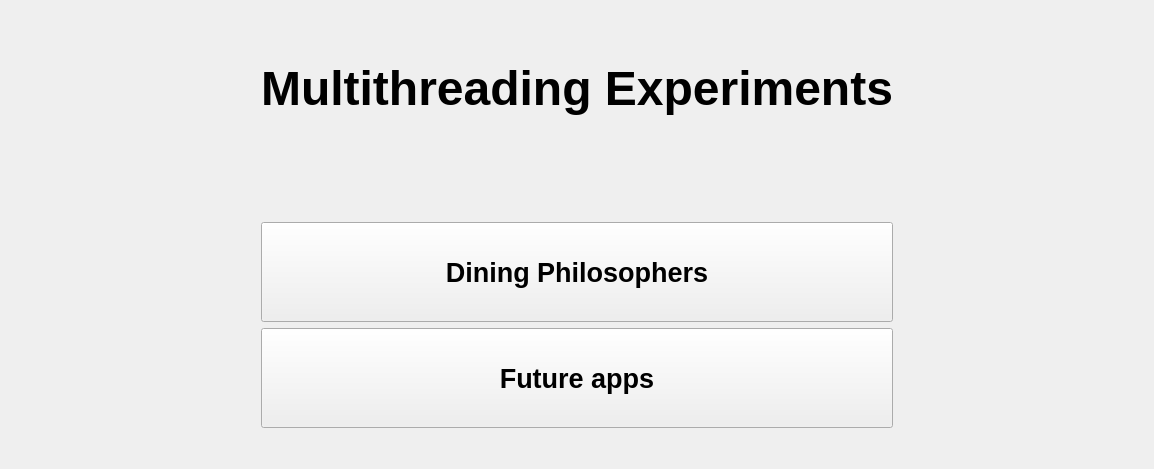
     <widget class="QWidget" name="pageMainMenu">
      <layout class="QVBoxLayout" name="verticalLayout">
       <item>
        <layout class="QVBoxLayout" name="verticalLayoutMainPage">
         <property name="leftMargin">
          <number>250</number>
         </property>
         <property name="topMargin">
          <number>10</number>
         </property>
         <property name="rightMargin">
          <number>250</number>
         </property>
         <property name="bottomMargin">
          <number>10</number>
         </property>
         <item>
          <spacer name="verticalSpacer_4">
           <property name="orientation">
            <enum>Qt::Orientation::Vertical</enum>
           </property>
           <property name="sizeHint" stdset="0">
            <size>
             <width>20</width>
             <height>40</height>
            </size>
           </property>
          </spacer>
         </item>
         <item>
          <widget class="QLabel" name="LableainPageTitle">
           <property name="minimumSize">
            <size>
             <width>0</width>
             <height>0</height>
            </size>
           </property>
           <property name="font">
            <font>
             <family>Ubuntu</family>
             <pointsize>36</pointsize>
             <bold>true</bold>
            </font>
           </property>
           <property name="text">
            <string>Multithreading Experiments</string>
           </property>
           <property name="alignment">
            <set>Qt::AlignmentFlag::AlignCenter</set>
           </property>
          </widget>
         </item>
         <item>
          <spacer name="verticalSpacer_5">
           <property name="orientation">
            <enum>Qt::Orientation::Vertical</enum>
           </property>
           <property name="sizeType">
            <enum>QSizePolicy::Policy::Fixed</enum>
           </property>
           <property name="sizeHint" stdset="0">
            <size>
             <width>20</width>
             <height>100</height>
            </size>
           </property>
          </spacer>
         </item>
         <item>
          <widget class="QPushButton" name="btnPhilosophers">
           <property name="sizePolicy">
            <sizepolicy hsizetype="Minimum" vsizetype="Preferred">
             <horstretch>0</horstretch>
             <verstretch>0</verstretch>
            </sizepolicy>
           </property>
           <property name="minimumSize">
            <size>
             <width>0</width>
             <height>100</height>
            </size>
           </property>
           <property name="maximumSize">
            <size>
             <width>16777215</width>
             <height>100</height>
            </size>
           </property>
           <property name="font">
            <font>
             <family>Ubuntu</family>
             <pointsize>20</pointsize>
             <bold>true</bold>
            </font>
           </property>
           <property name="text">
            <string>Dining Philosophers</string>
           </property>
           <property name="icon">
            <iconset resource="Res.qrc">
             <normaloff>:/philosophers/res/philosophers/Icon.png</normaloff>:/philosophers/res/philosophers/Icon.png</iconset>
           </property>
           <property name="iconSize">
            <size>
             <width>40</width>
             <height>40</height>
            </size>
           </property>
           <property name="autoDefault">
            <bool>false</bool>
           </property>
          </widget>
         </item>
         <item>
          <widget class="QPushButton" name="btnFutureApp">
           <property name="sizePolicy">
            <sizepolicy hsizetype="Minimum" vsizetype="Preferred">
             <horstretch>0</horstretch>
             <verstretch>0</verstretch>
            </sizepolicy>
           </property>
           <property name="minimumSize">
            <size>
             <width>0</width>
             <height>100</height>
            </size>
           </property>
           <property name="maximumSize">
            <size>
             <width>16777215</width>
             <height>100</height>
            </size>
           </property>
           <property name="font">
            <font>
             <family>Ubuntu</family>
             <pointsize>20</pointsize>
             <bold>true</bold>
            </font>
           </property>
           <property name="text">
            <string>Future apps</string>
           </property>
           <property name="autoDefault">
            <bool>false</bool>
           </property>
          </widget>
         </item>
         <item>
          <spacer name="verticalSpacer_3">
           <property name="orientation">
            <enum>Qt::Orientation::Vertical</enum>
           </property>
           <property name="sizeHint" stdset="0">
            <size>
             <width>20</width>
             <height>20</height>
            </size>
           </property>
          </spacer>
         </item>
        </layout>
       </item>
      </layout>
     </widget>
